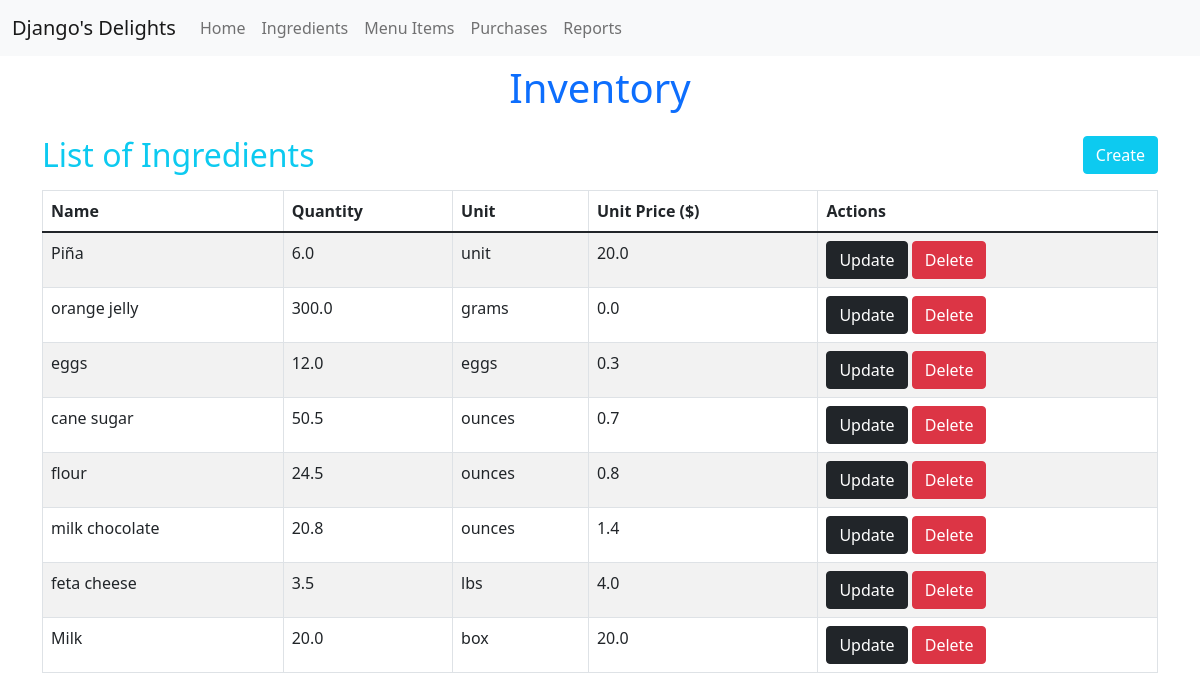
The app's page /ingredient/list, older data.
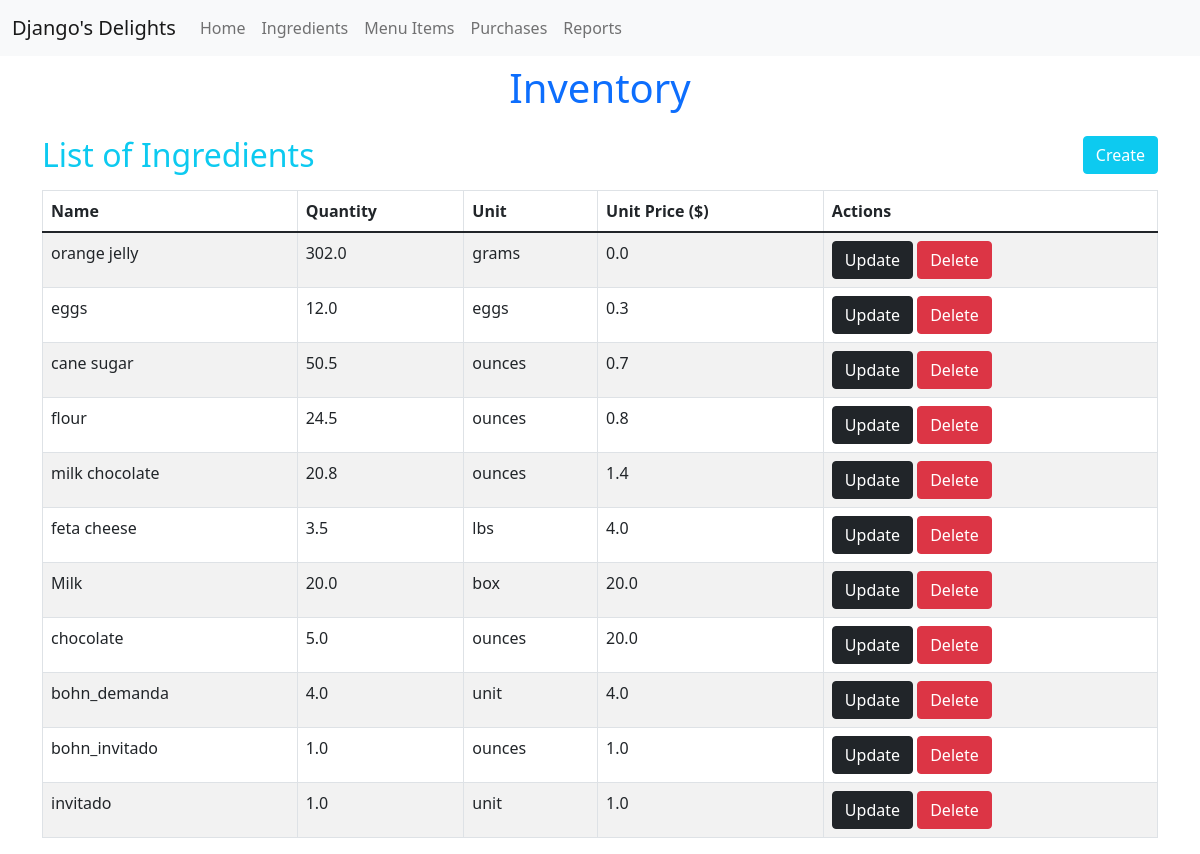
The same page, newer data.
### inventory/models.py (models this page shows, shortened)
class Ingredient(models.Model):
    name = models.CharField(max_length=200, unique=True)
    quantity = models.FloatField(default=0)
    unit = models.CharField(max_length=50)
    unit_price = models.FloatField(default=0)

### inventory/views.py (the view)
# urls.py: path('ingredient/list', views.IngredientList.as_view(),name="ingredientlist"),
class IngredientList(ListView):
   model = Ingredient
   template_name="inventory/ingredient/ingredient.html"

### inventory/templates/inventory/ingredient/ingredient.html (shortened to what this page needs)
{% extends "base.html" %}
{% load static %}
{% block content %}
<h1 class="text-primary text-center my-2">Inventory</h1>
<div class="container">
    <div class="d-flex justify-content-between align-items-center">
        <h2 class="text-info my-3">List of Ingredients</h2>
        <a href="{% url 'ingredientcreate' %}" class="btn btn-info text-white">Create</a>
    </div>
    <table class="table inventory-table table-bordered table-striped table-hover">
        <thead>
            <tr>
                <th>Name</th>
                <th>Quantity</th>
                <th>Unit</th>
                <th>Unit Price ($)</th>
                <th>Actions</th>
            </tr>
        </thead>
        <tbody>
            {% for ingredient in object_list %}
            <tr>
                <td>
                    {{ ingredient.name }}
                </td>
                <td>{{ ingredient.quantity }}</td>
                <td>{{ ingredient.unit }}</td>
                <td class="price">{{ ingredient.unit_price|stringformat:".1f" }}</td>
                <td>
                    <a class="btn btn-dark ml-2" href="{% url 'ingredientupdate' ingredient.id %}">Update</a>
                    <a class="btn btn-danger " href="{% url 'ingredientdelete' ingredient.id %}">Delete</a>
                </td>
            </tr>
            {% endfor %}
        </tbody>
    </table>
</div>
{% endblock %}

### inventory/templates/base.html (shortened to what this page needs)
{% load static %}
<!DOCTYPE html>
<html lang="en">
<head>
    <link rel="stylesheet" href="{% static 'inventory/css/bootstrap.min.css' %}">
    <link rel="stylesheet" href="{% static 'inventory/css/styles.css' %}">
</head>
<body>
    <header>
        <nav class="navbar navbar-expand-lg navbar-light bg-light">
            {% url 'home' as home_url %}
            <div class="container-fluid">
                <a class="navbar-brand" href="{% url 'home' %}">Django's Delights</a>
                <div class="collapse navbar-collapse" id="navbarSupportedContent">
                    <ul class="navbar-nav me-auto mb-2 mb-lg-0">
                        <li class="nav-item">
                            <a class="nav-link {% if request.path == home_url %}active{% endif %}" aria-current="page" href="{% url 'home' %}">Home</a>
                        </li>
                        <li class="nav-item">
                            <a class="nav-link" href="{% url 'ingredientlist' %}">Ingredients</a>
                        </li>
                        <li class="nav-item">
                            <a href="{% url 'menuitemlist' %}" class="nav-link">Menu Items</a>
                        </li>
                        <li class="nav-item">
                            <a href="{% url 'purchaselist' %}" class="nav-link">Purchases</a>
                        </li>
                        <li class="nav-item">
                            <a href="{% url 'reports' %}" class="nav-link">Reports</a>
                        </li>
                    </ul>
                </div>
            </div>
        </nav>
    </header>
    {% block content %}
    {% endblock %}
</body>
</html>

Row changes from the older to the newer data that the page shows:
removed Ingredient: name "Piña", quantity "6.0", unit "unit", unit_price "20.0"
changed Ingredient "orange jelly": quantity "300.0" → "302.0"
added Ingredient: name "chocolate", quantity "5.0", unit "ounces", unit_price "20.0"
added Ingredient: name "bohn_demanda", quantity "4.0", unit "unit", unit_price "4.0"
added Ingredient: name "bohn_invitado", quantity "1.0", unit "ounces", unit_price "1.0"
added Ingredient: name "invitado", quantity "1.0", unit "unit", unit_price "1.0"
